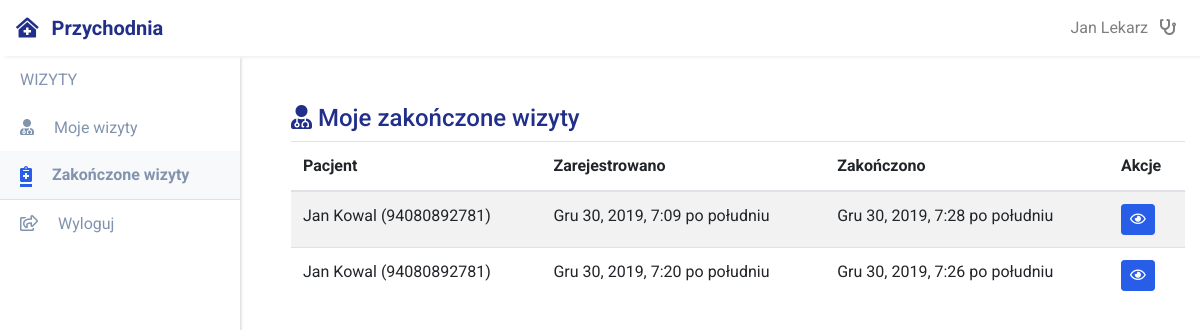
The app's page /przychodnia/lekarz/moje-zakonczone-wizyty (signed in) with its own data.
### przychodnia_app/models.py (models this page shows)
class Lekarz(CommonProfileModel):
    user = models.OneToOneField(User, on_delete=models.PROTECT)
    role = models.CharField(max_length=16, default="LEKARZ", editable=False)
    npwz = models.CharField("NPWZ", max_length=7, unique=True)
    class Meta:
        verbose_name_plural = "Lekarze"

### przychodnia_wizyta/models.py (models this page shows)
class Wizyta(models.Model):
    STATUS = (
        ("REJ", "Zarejestrowana"),
        ("ZAK", "Zakończona"),
        ("ANUL", "Anulowana")
    )
    opis = models.TextField(null=True, blank=True)
    diagnoza = models.TextField(null=True, blank=True)
    status = models.CharField(null=False, choices=STATUS, max_length=4, default="REJ")
    dt_rej = models.DateTimeField(auto_now_add=True)
    dt_zak_anul = models.DateTimeField(null=True, blank=True)
    pacjent = models.ForeignKey(Pacjent, on_delete=models.PROTECT)
    rejestratorka = models.ForeignKey(Rejestratorka, on_delete=models.PROTECT)
    lekarz = models.ForeignKey(Lekarz, on_delete=models.PROTECT)
    wizyty = WizytaManager()
    @property
    def is_old(self): # czy wizyta jest 'stara'
        ret = self.status=='REJ'
        ret = ret and (self.dt_rej <= timezone.now() - timedelta(hours=12))
        return ret
    class Meta:
        ordering = ["dt_rej"]
        verbose_name_plural = "Wizyty"

### przychodnia_pacjent/models.py (models this page shows)
class Pacjent(CommonProfileModel):
    adres = models.ForeignKey(Adres, on_delete=models.PROTECT)
    pesel = models.CharField("PESEL", max_length=11, unique=True)
    def __str__(self):
        return "%s %s (%s)" % (self.imie, self.nazwisko, self.pesel)
    class Meta:
        verbose_name_plural = "Pacjenci"

### przychodnia_app/views/views_lekarz.py (the view)
@method_decorator(login_required(login_url='/login'), name='dispatch')
@method_decorator(uprawniania_lekarz_wymagane, name='dispatch')
class LekarzZakonczoneWizyty(View):
    template_name = "przychodnia_app/lekarz/moje-zakonczone-wizyty.html"
    def get(self, request):
        ja = lekarz_by_request(request)
        zakonczone_wizyty = Wizyta.wizyty.filter_by_lekarz(ja, typ="ZAK")
        return render(request, self.template_name, {
            "zakonczone_wizyty": zakonczone_wizyty
        })

### common/context_processors.py (called while the page is built)
def common_context(request):
    profile = None
    if request.user.is_authenticated:
        if not profile and request.user.role and request.user.role == "REJ":
            profile = Rejestratorka.objects.get(user=request.user)
        if not profile and request.user.role and request.user.role == "LEK":
            profile = Lekarz.objects.get(user=request.user)
    context = {
        "time_now": timezone.now(),
        "pacjenci_count": Pacjent.objects.count(),
        "nowe_wizyty_count": Wizyta.wizyty.get_new().count(),
        "stare_wizyty_count": Wizyta.wizyty.get_old().count(),
        "profile": profile,
    }
    return context

### common/models.py (called while the page is built)
    def __str__(self):
        return "%s %s" % (self.imie, self.nazwisko)

### przychodnia_app/views/views_lekarz.py (called while the page is built)
def lekarz_by_request(request):
    return Lekarz.objects.get(user=request.user)

### przychodnia_wizyta/models.py (called while the page is built)
    def get_old(self):
        return self.filter(
            Q(status='REJ') & Q(dt_rej__lte=timezone.now() - timedelta(hours=12)))

    def get_new(self):
        return self.filter(
            Q(status='REJ') & Q(dt_rej__gte=timezone.now() - timedelta(hours=12)))

    def filter_by_lekarz(self, user, typ):
        return self.filter(
            Q(status=typ) & Q(lekarz=user))

    def get_queryset(self):
        return WizytaQuerySet(self.model, using=self._db)

    def get_old(self):
        return self.get_queryset().get_old()

    def get_new(self):
        return self.get_queryset().get_new()

    def filter_by_lekarz(self, user, typ="REJ"):
        return self.get_queryset().filter_by_lekarz(user, typ)

### przychodnia_app/templates/przychodnia_app/lekarz/moje-zakonczone-wizyty.html (shortened to what this page needs)
{% extends 'przychodnia_app/extend/base_przychodnia.html' %}
{% block content %}
<h4><i class="fas fa-user-md"></i>&nbsp;Moje zakończone wizyty</h4>
<table class="table table-striped">
  <thead>
    <tr>
      <th scope="col">Pacjent</th>
      <th scope="col">Zarejestrowano</th>
      <th scope="col">Zakończono</th>
      <th scope="col">Akcje</th>
    </tr>
  </thead>
  <tbody>
    {% for wizyta in zakonczone_wizyty %}
    <tr>
      <td>
        {{wizyta.pacjent}}
      </td>
      <td>{{wizyta.dt_rej}}</td>
      <td>{{wizyta.dt_zak_anul}}</td>
      <td>
        {% include 'przychodnia_app/include/action_buttons_common.html' %}
      </td>
    </tr>
    {% empty %}
    <tr>
      <td colspan="4" class="text-center">
        -Brak-
      </td>
    </tr>
    {% endfor %}
  </tbody>
</table>
{% endblock %}

### common/templates/common/extend/base.html (shortened to what this page needs)
{% load staticfiles %}
<!DOCTYPE html>
<html lang="en" dir="ltr">
  <head>
    <link rel="stylesheet" href="{% static 'css/select2.min.css' %}">
    <link rel="stylesheet" href="{% static 'css/app.css' %}">
    <link rel="stylesheet" href="{% static 'css/shame.css' %}">
  <body>
  <nav class="fixed-top navbar navbar-expand-lg navbar-light" id="header_nav">
    <a class="navbar-brand">
      <span>
        <i class="fas fa-clinic-medical"></i>
        <span class="pl-2">Przychodnia</span>
      </span>
    </a>
    <div class="collapse navbar-collapse show" id="header_nav_collapse">
      <ul class="navbar-nav ml-auto">
        {% if user.role == "REJ" %}
        <li class="nav-item popover-profile-rejestratorka">
        {% elif user.role == "LEK" %}
        <li class="nav-item popover-profile-lekarz">
        {% else %}
        <li class="nav-item popover-profile">
        {% endif %}
          <a class="nav-link" href="#">
            <span class="pr-2">{{profile}}</span>
            {% if user.role == "REJ" %}
              <i class="fas fa-user-nurse" title="Rejestratorka"></i>
            {% elif user.role == "LEK" %}
              <i class="fas fa-stethoscope" title="Lekarz"></i>
            {% endif %}
          </a>
        </li>
      </ul>
    </div>
  </nav>
  <div id="sidebar">
    {% block left_panel %}{% endblock %}
    <div class="main-content pt-5">
      <div class="container">
          {% block child_content %}{% endblock %}
      </div>
    </div>
</body>
</body>
</html>

### przychodnia_app/templates/przychodnia_app/include/action_buttons_common.html (shortened to what this page needs)
<a href="{% url 'przychodnia_app:przychodnia-wizyta-detail' pk=wizyta.pk %}" class="btn btn-sm btn-primary" href="#" role="button" data-toggle="tooltip" data-placement="bottom" title="Pokaż szczegóły">
  <i class="far fa-eye"></i>
</a>

### records on screen
Lekarz: imie+nazwisko "Jan Lekarz"
Wizyta: pacjent "Jan Kowal (94080892781)", dt_rej "Gru 30, 2019, 7:09 po południu", dt_zak_anul "Gru 30, 2019, 7:28 po południu"
Wizyta: pacjent "Jan Kowal (94080892781)", dt_rej "Gru 30, 2019, 7:20 po południu", dt_zak_anul "Gru 30, 2019, 7:26 po południu"
